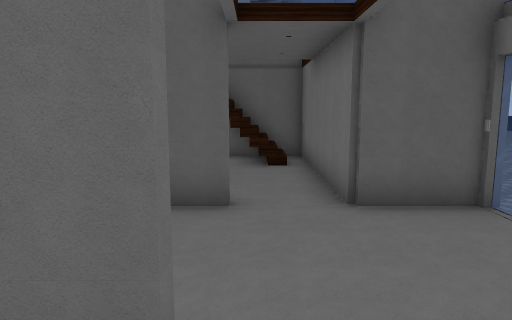
view 1 (above)

14 first-person views from a walk through a scene from a Unity 3-D project. The camera is 1.5 m above the floor, tilts 8° down and sees 70° across. Doors are open. The floor is counted in squares, 1 m on a side. Each view is taken from the middle of a square. On the plan, view 1 faces up. The plan holds only what a view shows up to about 16 squares ahead; the rest is blank. The place goes on beyond the plan. The player is left out. Some surface patterns are stand-ins.

view 2
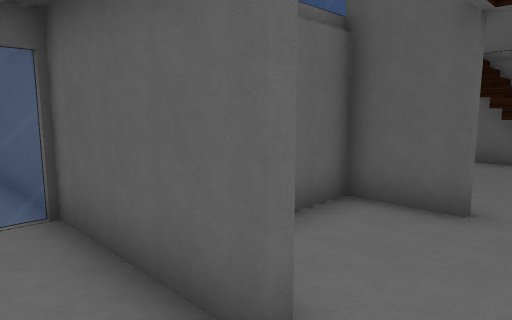

view 3
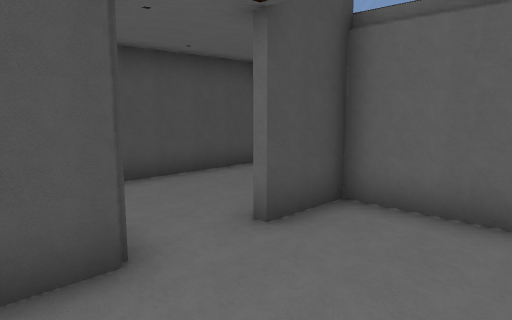

view 4
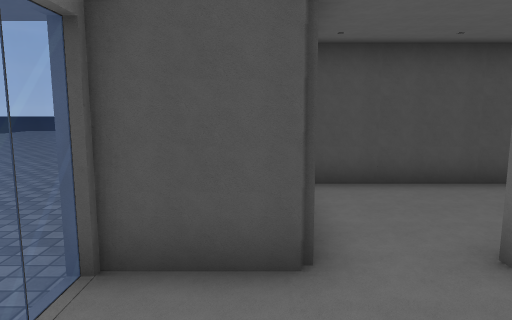

view 5
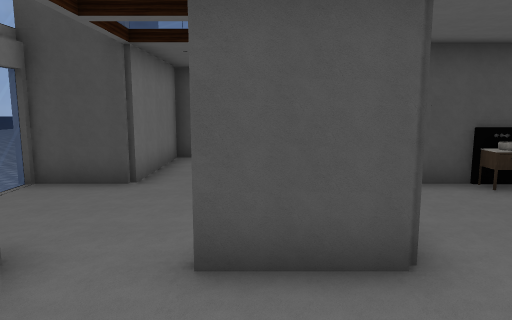

view 6
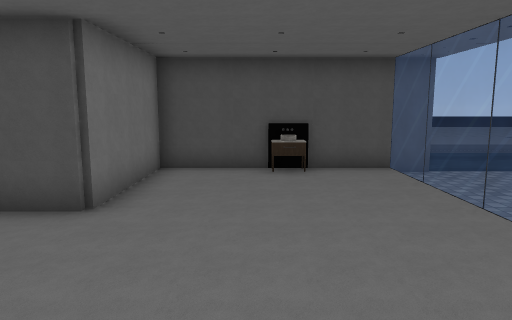

view 7
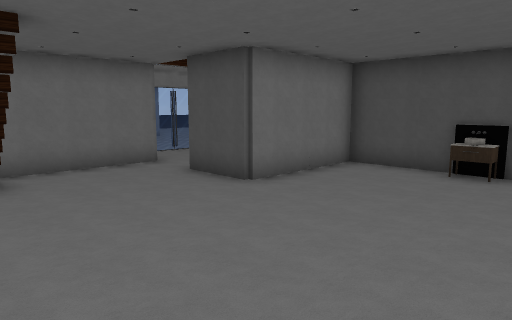

view 8
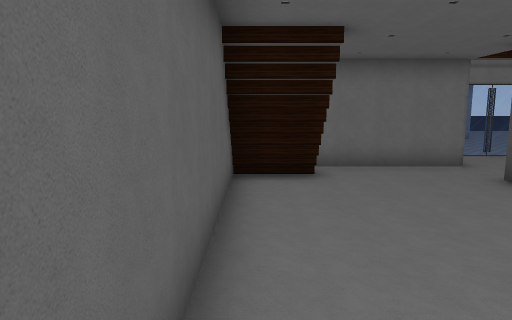

view 9
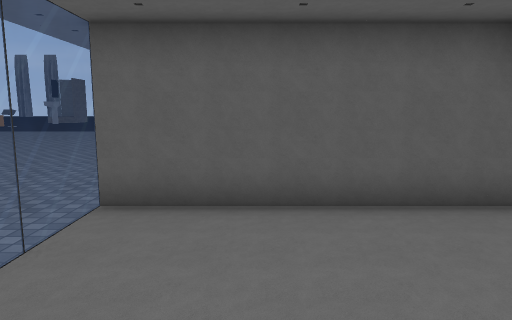

view 10
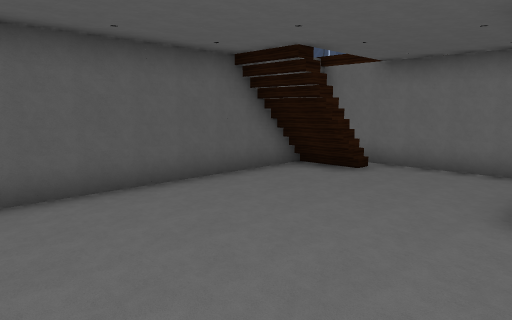

view 11
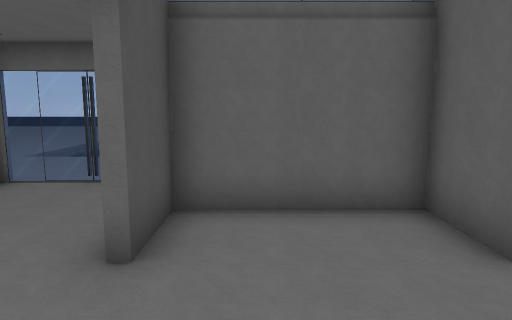

view 12
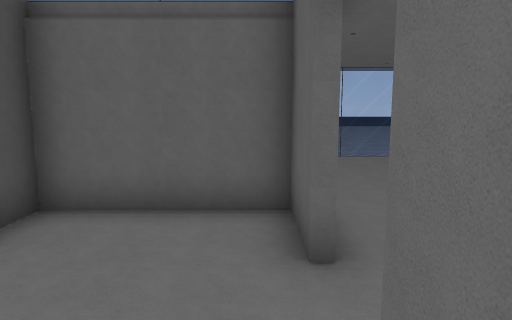

view 13
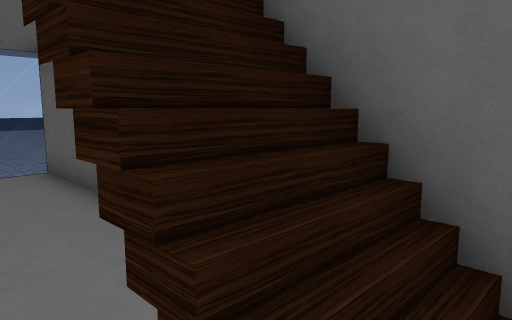

view 14
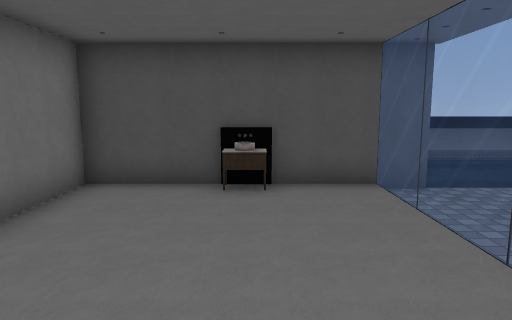

### Floor plan
Key: @ floor where view 1 was taken; # wall or solid block; . floor; / step, stairs or slope; = window, fence, low wall or low ledge.
Columns run from 9 left of view 1 to 4 right of it. Each row starts with its distance up from view 1.
 12 .###########
 11 =.......///#
 10 =.......#//#
  9 =..........#
  8 =..........#
  7  ..........#
  6 =......##..###
  5 =......#.....=
  4 =......#.....=
  3 =......#.....=
  2 #########..###
  1   ..=......#
  0     =....@.#
 -1    .=......#
 -2    ..#######

Positions as (right, up) in squares from view 1, and headings:
1: (0, 0), facing up
2: (1, 0), facing up-left
3: (3, 5), facing down-left
4: (2, 5), facing down
5: (-1, 9), facing down
6: (-5, 11), facing down
7: (-8, 11), facing down-right
8: (-8, 11), facing right
9: (-6, 6), facing up
10: (-8, 5), facing up-right
11: (3, 3), facing left
12: (3, 5), facing left
13: (1, 9), facing up-left
14: (-6, 9), facing down
